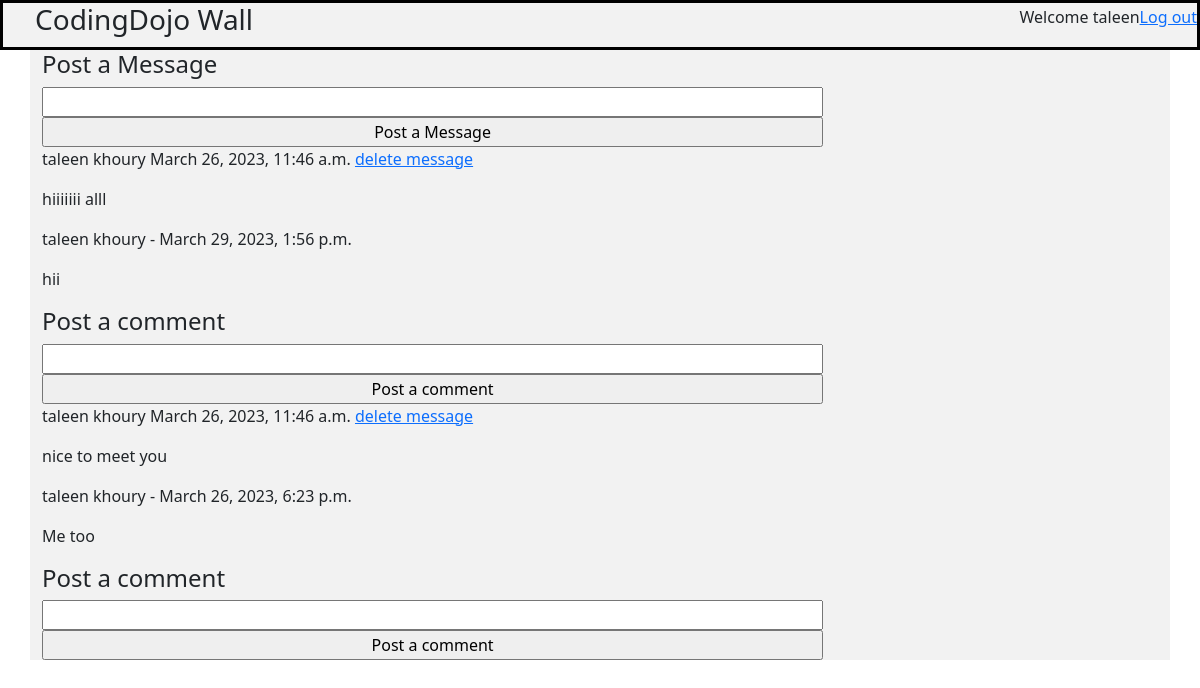
The app's page /wall (signed in) with its own data.
### thewallapp/models.py (models this page shows)
class User(models.Model):
    first_name = models.CharField(max_length=45)
    last_name = models.CharField(max_length=45)
    email = models.CharField(max_length=255)
    password = models.CharField(max_length=45)
    created_at = models.DateTimeField(auto_now_add=True)
    updated_at = models.DateTimeField(auto_now=True)
    objects = UserManager()

class Message(models.Model):
    message = models.TextField()
    user =  models.ForeignKey(User, related_name="messages", on_delete = models.CASCADE)
    created_at = models.DateTimeField(auto_now_add=True)
    updated_at = models.DateTimeField(auto_now=True)

class Comment(models.Model):
    comment = models.TextField()
    user =  models.ForeignKey(User, related_name="comments", on_delete = models.CASCADE)
    message =  models.ForeignKey(Message, related_name="comments", on_delete = models.CASCADE)
    created_at = models.DateTimeField(auto_now_add=True)
    updated_at = models.DateTimeField(auto_now=True)

### thewallapp/views.py (the view)
# urls.py: path('wall', views.wall),
def wall(request):
    user=User.objects.get(id=request.session['user_id'])
    context={
        'user':user,
        'allmessages':Message.objects.all().order_by("-created_at"),
        'allcomments':Comment.objects.all()
    }
    return render(request ,"wall.html",context)

### thewallapp/templates/wall.html (shortened to what this page needs)
<!DOCTYPE html>
<html lang="en">
<head>
    {%load static%}
    <link rel="stylesheet" href="{% static 'wall.css' %}">
    <link href="https://cdn.jsdelivr.net/npm/bootstrap@5.3.0-alpha2/dist/css/bootstrap.min.css" rel="stylesheet"
>
</head>
<body>
    <nav>
        <h3>CodingDojo Wall</h3>
        <ul>
            <li>Welcome {{user.first_name}}</li>
            <li><a href="/">Log out</a></li>
        </ul>
    </nav>
    <div class="container">
        <main>
            <form action="/clickpost/{{user.id}}" method="post">
                <h4>Post a Message</h4>
                <input type="textarea" name="message">
                <br>
                <input type="submit" name="post" value="Post a Message">
            </form>
            {%for message in allmessages%}
            <p>{{message.user.first_name}} {{message.user.last_name}} {{message.user.created_at}}
            {%if message.user.id == user.id %}
                <a href="/delete/{{user.id}}">delete message</a>
            {%endif%}</p>
            <p>{{message.message}}</p>
            {% for comment in message.comments.all %}
            <p>{{comment.user.first_name}} {{comment.user.last_name}} - {{comment.created_at}}</p>
            <p>{{comment.comment}} </p>
            {%endfor%}
            <form action="clickcomment" method="post">
                <h4>Post a comment</h4>
                <input type="textarea" name="comment">
                <br>
                <input type="submit" name="post" value="Post a comment">
            </form>
            {%endfor%}
        </main>
    </div>
</body>
</html>

### thewallapp/static/wall.css (style rules this page uses)
nav { background-color: #f2f2f2; height: 50px; display: flex; justify-content: space-between; border: 3px solid black; }
nav h3 { margin-left: 2rem; }
nav ul { list-style-type: none; display: flex; justify-content: space-between; align-items: center; }
.container { display: flex; flex-direction: column; justify-content: center; height: 100%; width: 80%; background-color: #f2f2f2; }
main input { width: 70%; }

### records on screen
User: first_name "taleen"
Message: user.first_name "taleen", user.last_name "khoury", user.created_at "March 26, 2023, 11:46 a.m.", message "hiiiiiii alll"
Comment: user.first_name "taleen", user.last_name "khoury", created_at "March 29, 2023, 1:56 p.m.", comment "hii"
Message: user.first_name "taleen", user.last_name "khoury", user.created_at "March 26, 2023, 11:46 a.m.", message "nice to meet you"
Comment: user.first_name "taleen", user.last_name "khoury", created_at "March 26, 2023, 6:23 p.m.", comment "Me too"
